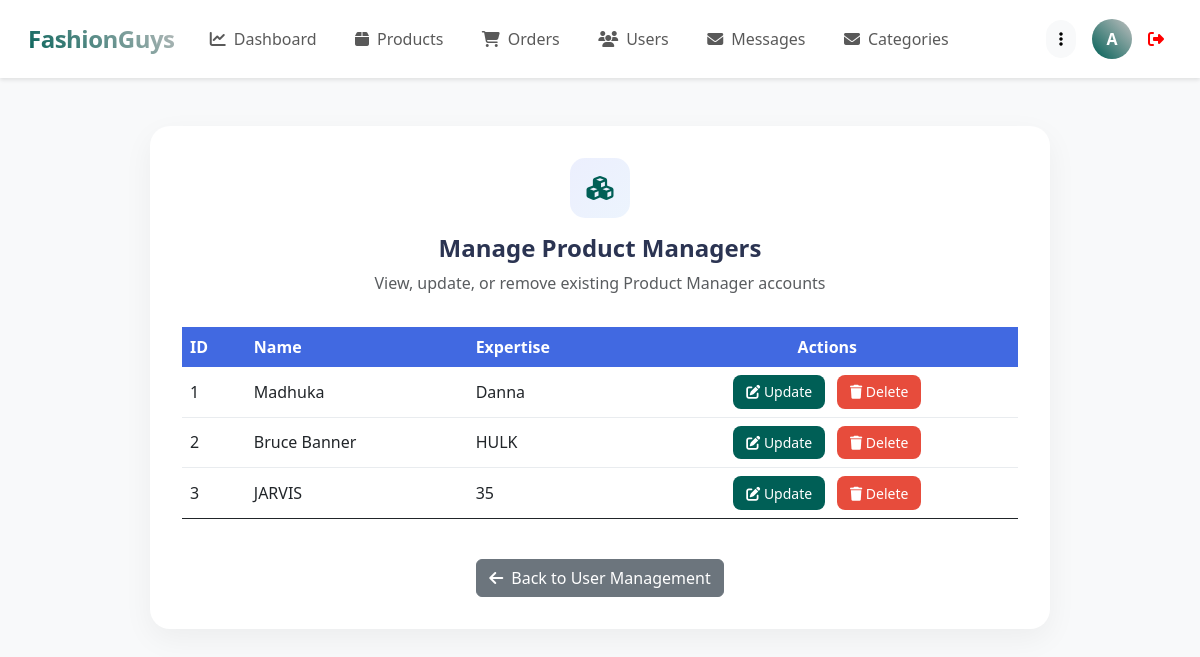
Screenshot of /admin/view_product_managers.php (signed in) with the database file from the repository.
### tables this page shows
CREATE TABLE `product_manager` (
  `manager_id` int(10) NOT NULL,
  `name` varchar(20) NOT NULL,
  `expertise` varchar(50) NOT NULL,
  `password` varchar(255) NOT NULL,
  `admin_id` int(10) DEFAULT NULL,
  `created_at` timestamp NOT NULL DEFAULT current_timestamp(),
  `updated_at` timestamp NOT NULL DEFAULT current_timestamp() ON UPDATE current_timestamp()
);

### admin/view_product_managers.php (the view, shortened to what this page needs)
<?php
include '../components/connect.php';
$select_managers = $conn->prepare("SELECT manager_id, name, expertise FROM `product_manager`");
$select_managers->execute();
$managers = $select_managers->fetchAll(PDO::FETCH_ASSOC);
?>
<!DOCTYPE html>
<html lang="en">
<head>
    <link rel="stylesheet" href="https://cdnjs.cloudflare.com/ajax/libs/font-awesome/6.1.1/css/all.min.css">
    <link href="https://cdn.jsdelivr.net/npm/bootstrap@5.3.0/dist/css/bootstrap.min.css" rel="stylesheet">
</head>
<body>
<?php include '../components/admin_header_other.php'; ?>
<section class="view-product-managers mt-5">
    <div class="content-card">
        <div class="card-header">
            <div class="header-icon">
                <i class="fas fa-cubes"></i> </div>
            <h2 class="header-title">Manage Product Managers</h2>
            <p class="text-muted">View, update, or remove existing Product Manager accounts</p>
        </div>
        <div class="table-responsive">
            <table class="table table-hover align-middle table-custom">
                <thead>
                    <tr>
                        <th>ID</th>
                        <th>Name</th>
                        <th>Expertise</th>
                        <th class="text-center">Actions</th>
                    </tr>
                </thead>
                <tbody>
                    <?php if (count($managers) > 0): ?>
                        <?php foreach ($managers as $manager): ?>
                            <tr>
                                <td><?= htmlspecialchars($manager['manager_id']); ?></td>
                                <td><?= htmlspecialchars($manager['name']); ?></td>
                                <td><?= htmlspecialchars($manager['expertise']); ?></td>
                                <td class="text-center">
                                    <a href="update_product_manager.php?id=<?= $manager['manager_id']; ?>" class="btn btn-action btn-edit me-2">
                                        <i class="fas fa-edit"></i> Update
                                    </a>
                                    <form action="" method="post" style="display:inline-block;" onsubmit="return confirm('Are you sure you want to delete this Product Manager?');">
                                        <button type="submit" name="delete_manager" class="btn btn-action btn-delete">
                                            <i class="fas fa-trash"></i> Delete
                                        </button>
                                    </form>
                                </td>
                            </tr>
                        <?php endforeach; ?>
                    <?php else: ?>
                        <tr>
                            <td colspan="4" class="text-center py-4">No Product Managers found.</td>
                        </tr>
                    <?php endif; ?>
                </tbody>
            </table>
        </div>
        <div class="text-center mt-4">
            <a href="../admin/user_management.php" class="btn btn-secondary">
                <i class="fas fa-arrow-left me-2"></i>Back to User Management
            </a>
        </div>
    </div>
</section>
</body>
</html>

### components/admin_header_other.php (shortened to what this page needs)
<nav class="navbar navbar-expand-lg modern-navbar sticky-top">
    <div class="container-fluid">
        <a class="navbar-brand" href="../admin/dashboard.php">
            FashionGuys
        </a>
        <div class="collapse navbar-collapse" id="navbarContent">
            <ul class="navbar-nav me-auto mb-2 mb-lg-0">
                <li class="nav-item">
                    <a class="nav-link <?= basename($_SERVER['PHP_SELF']) == 'dashboard.php' ? 'active' : ''; ?>"
                       href="../admin/dashboard.php">
                        <i class="fas fa-chart-line me-2"></i>Dashboard
                    </a>
                </li>
                <li class="nav-item">
                    <a class="nav-link <?= basename($_SERVER['PHP_SELF']) == 'products.php' ? 'active' : ''; ?>"
                       href="../admin/products.php">
                        <i class="fas fa-box me-2"></i>Products
                    </a>
                </li>
                <li class="nav-item">
                    <a class="nav-link <?= basename($_SERVER['PHP_SELF']) == 'orders.php' ? 'active' : ''; ?>"
                       href="../admin/orders.php">
                        <i class="fas fa-shopping-cart me-2"></i>Orders
                    </a>
                </li>
                <li class="nav-item">
                    <a class="nav-link <?= basename($_SERVER['PHP_SELF']) == 'users.php' ? 'active' : ''; ?>"
                       href="../admin/users.php">
                        <i class="fas fa-users me-2"></i>Users
                    </a>
                </li>
                <li class="nav-item">
                    <a class="nav-link <?= basename($_SERVER['PHP_SELF']) == 'messages.php' ? 'active' : ''; ?>"
                       href="../admin/messages.php">
                        <i class="fas fa-envelope me-2"></i>Messages
                    </a>
                </li>
                <li class="nav-item">
                    <a class="nav-link <?= basename($_SERVER['PHP_SELF']) == 'categories.php' ? 'active' : ''; ?>"
                       href="../admin/categories.php">
                        <i class="fas fa-envelope me-2"></i>Categories
                    </a>
                </li>
            </ul>
            <?php
                $select_profile = $conn->prepare("SELECT * FROM `admins` WHERE id = ?");
                $select_profile->execute([$admin_id]);
                $fetch_profile = $select_profile->fetch(PDO::FETCH_ASSOC);
            ?>
            <div class="profile-section">
                <div class="dropdown">
                    <button class="btn btn-light rounded-pill" data-bs-toggle="dropdown">
                        <i class="fas fa-ellipsis-v"></i>
                    </button>
                </div>
                <div class="dropdown">
                    <div class="profile-image" role="button" data-bs-toggle="dropdown">
                        <?= strtoupper(substr($fetch_profile['name'], 0, 1)); ?>
                    </div>
                </div>
                <a href="../components/admin_logout.php"
                   class=""
                   style="text-decoration: none; color: red;"
                   onclick="return confirm('Are you sure you want to logout?');">
                    <i class="fas fa-sign-out-alt me-2"></i>
                </a>
            </div>
        </div>
    </div>
</nav>

### admin/view_product_managers.php (style rules this page uses)
:root { --primary-color: #005F56; --secondary-color: #3f37c9; --accent-color: #C0C0C0; --success-color: #2ecc71; --danger-color: #e74c3c; --warning-color: #f39c12; }
body { background-color: #f8f9fa; }
.content-card { background: white; border-radius: 20px; padding: 2rem; box-shadow: 0 10px 30px rgba(0, 0, 0, 0.05); margin: 2rem auto; max-width: 900px; }
.card-header { text-align: center; margin-bottom: 2rem; }
.header-icon { width: 60px; height: 60px; border-radius: 15px; background: linear-gradient(135deg, rgba(67, 97, 238, 0.1), rgba(72, 149, 239, 0.1)); color: var(--primary-color); display: flex; align-items: center; justify-content: center; font-size: 1.5rem; margin: 0 auto 1rem; }
.header-title { font-size: 1.5rem; font-weight: 700; color: #2b3452; margin-bottom: 0.5rem; }
.table-responsive { margin-top: 1.5rem; }
.table-custom thead th { background-color: var(--secondary-color); color: white; border-bottom: none; }
.table-custom tbody tr { border-bottom: 1px solid #e9ecef; }
.table-custom tbody tr:last-child { border-bottom: none; }
.btn-action { padding: 0.4rem 0.8rem; font-size: 0.875rem; border-radius: 8px; transition: all 0.2s ease; }
.btn-edit { background-color: var(--primary-color); color: white; border: none; }
.btn-delete { background-color: var(--danger-color); color: white; border: none; }

### components/admin_header_other.php (style rules this page uses)
:root { --primary-color: #005F56; --secondary-color: #4169E1; --accent-color: #C0C0C0; }
.modern-navbar { background: white; padding: 1rem; box-shadow: 0 2px 15px rgba(0,0,0,0.05); }
.navbar-brand { font-size: 1.5rem; font-weight: 700; background: linear-gradient(45deg, var(--primary-color), var(--accent-color)); -webkit-background-clip: text; -webkit-text-fill-color: transparent; letter-spacing: -0.5px; }
.nav-link { position: relative; padding: 0.5rem 1rem !important; margin: 0 0.2rem; border-radius: 8px; transition: all 0.3s ease; }
.profile-section { display: flex; align-items: center; gap: 1rem; }
.profile-image { width: 40px; height: 40px; border-radius: 10px; background: linear-gradient(45deg, var(--primary-color), var(--accent-color)); display: flex; align-items: center; justify-content: center; color: white; font-weight: 600; }
.modern-navbar { background-color: #fff; box-shadow: 0 2px 4px rgba(0,0,0,0.1); }
.profile-image { width: 40px; height: 40px; background-color: #0d6efd; color: white; border-radius: 50%; display: flex; align-items: center; justify-content: center; font-weight: bold; cursor: pointer; }
.nav-link { padding: 0.5rem 1rem; border-radius: 0.5rem; transition: all 0.3s; }

### rows the page displays
product_manager: manager_id "1", name "Madhuka", expertise "Danna"
product_manager: manager_id "2", name "Bruce Banner", expertise "HULK"
product_manager: manager_id "3", name "JARVIS", expertise "35"

### other values shown
substr($fetch_profile['name'], 0, 1) "A"
